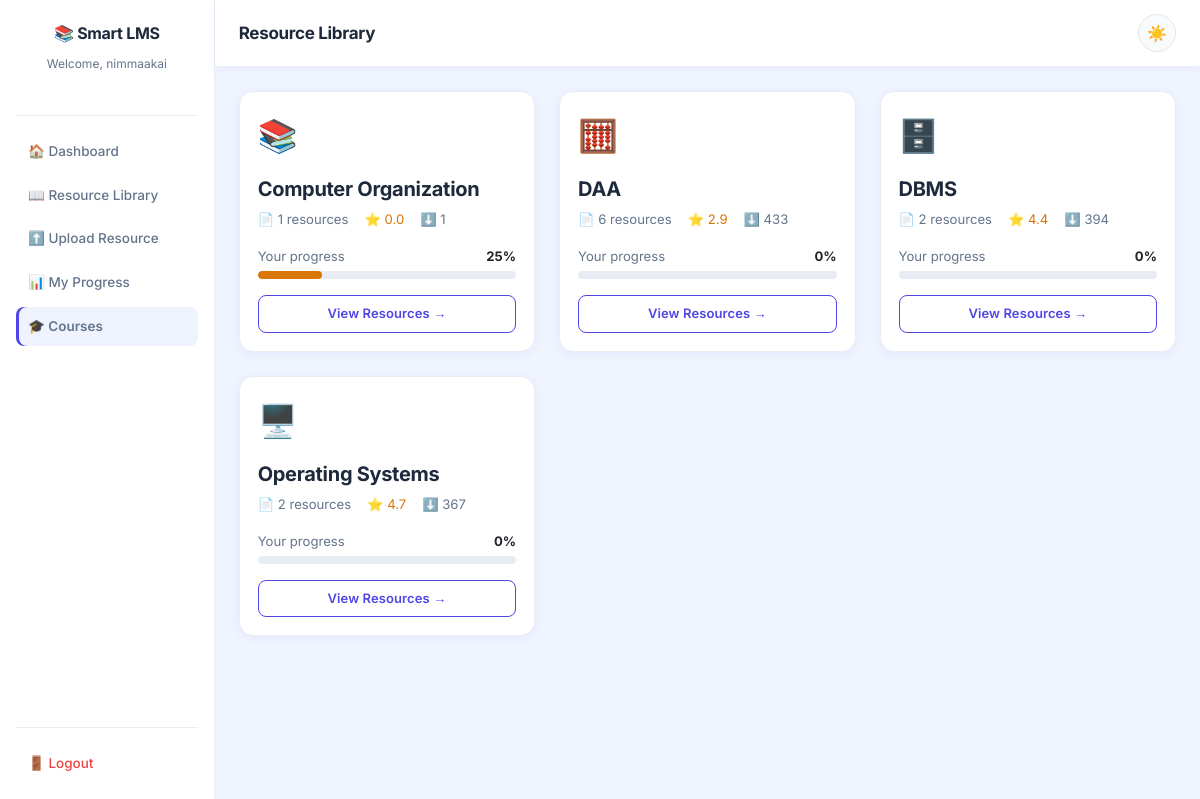
Page /courses (signed in) on the committed database.
### tables this page shows
CREATE TABLE resources (
            resource_id  INTEGER PRIMARY KEY AUTOINCREMENT,
            title        TEXT NOT NULL,
            description  TEXT,
            type         TEXT NOT NULL,
            course       TEXT NOT NULL,
            difficulty   TEXT NOT NULL,
            file_path    TEXT,
            rating       REAL DEFAULT 0,
            downloads    INTEGER DEFAULT 0,
            uploaded_at  TIMESTAMP DEFAULT CURRENT_TIMESTAMP
        );

CREATE TABLE progress (
            progress_id           INTEGER PRIMARY KEY AUTOINCREMENT,
            student_id            INTEGER NOT NULL,
            course                TEXT NOT NULL,
            completion_percentage REAL DEFAULT 0,
            last_updated          TIMESTAMP DEFAULT CURRENT_TIMESTAMP,
            FOREIGN KEY (student_id) REFERENCES students(student_id)
        );

### app.py (the view)
@app.route('/courses')
def courses():
    if 'student_id' not in session:
        return redirect(url_for('login'))
    from database.db import get_courses, get_resources_by_course, get_student_progress
    all_courses      = get_courses()
    student_id       = session['student_id']
    progress_data    = get_student_progress(student_id)
    progress_map     = {
        p['course']: p['completion_percentage']
        for p in progress_data
    }
    selected_course  = request.args.get('course', '')
    course_resources = []
    if selected_course:
        course_resources = get_resources_by_course(selected_course)
    return render_template('courses.html',
                           student_name=session['student_name'],
                           courses=all_courses,
                           progress_map=progress_map,
                           selected_course=selected_course,
                           course_resources=course_resources)

### database/db.py (called while the page is built)
def get_connection():
    conn = sqlite3.connect(DB_PATH)
    conn.row_factory = sqlite3.Row
    return conn

def get_student_progress(student_id):
    conn = get_connection()
    cursor = conn.cursor()
    cursor.execute('''
        SELECT course, completion_percentage
        FROM progress
        WHERE student_id = ?
        ORDER BY course
    ''', (student_id,))
    progress = cursor.fetchall()
    conn.close()
    return progress

def get_courses():
    conn   = get_connection()
    cursor = conn.cursor()
    cursor.execute('''
        SELECT
            course,
            COUNT(*)       AS resource_count,
            AVG(rating)    AS avg_rating,
            SUM(downloads) AS total_downloads
        FROM resources
        GROUP BY course
        ORDER BY course
    ''')
    courses = cursor.fetchall()
    conn.close()
    return courses

### templates/courses.html (shortened to what this page needs)
{% extends 'base.html' %}
{% block content %}
<div class="d-flex" style="min-height: 100vh;">
    <div class="sidebar d-flex flex-column p-3" style="width: 240px; min-height: 100vh; background-color: #1e293b;">
        <div class="text-center mb-4 mt-2">
            <h5 class="text-white fw-bold">📚 Smart LMS</h5>
            <small class="text-secondary">Welcome, {{ student_name }}</small>
        </div>
        <hr class="text-secondary">
        <nav class="nav flex-column gap-1">
            <a href="/dashboard"  class="nav-link text-secondary">🏠 Dashboard</a>
            <a href="/library"    class="nav-link text-secondary">📖 Resource Library</a>
            <a href="/upload"     class="nav-link text-secondary">⬆️ Upload Resource</a>
            <a href="/progress"   class="nav-link text-secondary">📊 My Progress</a>
            <a href="/courses"    class="nav-link text-white active-link">🎓 Courses</a>
        </nav>
        <div class="mt-auto">
            <hr class="text-secondary">
            <a href="/logout" class="nav-link text-danger">🚪 Logout</a>
        </div>
    </div>
    <div class="flex-grow-1 bg-light">
        <nav class="navbar navbar-light bg-white border-bottom px-4 py-3 d-flex justify-content-between align-items-center">
            <span class="navbar-brand mb-0 h5 fw-bold">Resource Library</span>
            <button id="theme-toggle"
                    class="btn btn-sm theme-toggle-btn"
                    title="Toggle dark/light mode">
                <span id="theme-icon">🌙</span>
            </button>
        </nav>
        <div class="p-4">
            <div class="row g-4 mb-4">
                {% if courses %}
                    {% for course in courses %}
                    <div class="col-md-4">
                        <div class="card border-0 shadow-sm h-100">
                            <div class="card-body p-4">
                                <div class="mb-3" style="font-size: 2rem;">
                                    {% if 'OS' in course['course'] or 'Operating' in course['course'] %}
                                        🖥️
                                    {% elif 'DAA' in course['course'] or 'Algorithm' in course['course'] %}
                                        🧮
                                    {% elif 'DBMS' in course['course'] or 'Database' in course['course'] %}
                                        🗄️
                                    {% elif 'Math' in course['course'] %}
                                        📐
                                    {% elif 'Science' in course['course'] %}
                                        🔬
                                    {% else %}
                                        📚
                                    {% endif %}
                                </div>
                                <h5 class="fw-bold">{{ course['course'] }}</h5>
                                <div class="d-flex gap-3 mb-3">
                                    <small class="text-muted">
                                        📄 {{ course['resource_count'] }} resources
                                    </small>
                                    <small class="text-warning">
                                        ⭐ {{ "%.1f"|format(course['avg_rating'] or 0) }}
                                    </small>
                                    <small class="text-muted">
                                        ⬇️ {{ course['total_downloads'] }}
                                    </small>
                                </div>
                                {% set pct = progress_map.get(course['course'], 0) %}
                                <div class="mb-1 d-flex justify-content-between">
                                    <small class="text-muted">Your progress</small>
                                    <small class="fw-bold">{{ pct|int }}%</small>
                                </div>
                                <div class="progress mb-3" style="height: 8px;">
                                    <div class="progress-bar
                                        {% if pct >= 70 %}bg-success
                                        {% elif pct >= 40 %}bg-primary
                                        {% else %}bg-warning{% endif %}"
                                         style="width: {{ pct }}%">
                                    </div>
                                </div>
                                <a href="/courses?course={{ course['course'] }}"
                                   class="btn btn-outline-primary btn-sm w-100">
                                    View Resources →
                                </a>
                            </div>
                        </div>
                    </div>
                    {% endfor %}
                {% endif %}
            </div>
        </div>
    </div>
</div>
{% endblock %}

### static/css/style.css (style rules this page uses)
*, *::before, *::after { transition: background-color 0.15s ease, color 0.15s ease, border-color 0.15s ease, box-shadow 0.15s ease !important; }
* { margin: 0; padding: 0; box-sizing: border-box; }
body { font-family: 'Inter', 'Segoe UI', sans-serif; background-color: #f0f4ff; color: #1e293b; font-size: 15px; line-height: 1.6; }
.sidebar { background: #ffffff !important; border-right: 1px solid #e8ecf4; box-shadow: 2px 0 12px rgba(79, 70, 229, 0.06); }
.sidebar h5 { color: #1e293b !important; font-weight: 700; font-size: 16px; letter-spacing: -0.3px; }
.sidebar small { color: #64748b !important; font-size: 12px; }
.sidebar hr { border-color: #e8ecf4 !important; opacity: 1; }
.sidebar .nav-link { color: #64748b !important; font-size: 13.5px; font-weight: 500; padding: 9px 12px; border-radius: 8px; transition: all 0.18s ease; display: flex; align-items: center; gap: 8px; }
.active-link { background-color: #eff3ff !important; color: #4f46e5 !important; font-weight: 600 !important; box-shadow: inset 3px 0 0 #4f46e5; }
.sidebar .nav-link.text-danger { color: #ef4444 !important; }
.navbar { background: #ffffff !important; border-bottom: 1px solid #e8ecf4 !important; box-shadow: 0 2px 8px rgba(79, 70, 229, 0.05); padding: 14px 24px !important; }
.navbar .navbar-brand { color: #1e293b !important; font-weight: 700; font-size: 17px; letter-spacing: -0.3px; }
.card { border: 1px solid #e8ecf4 !important; border-radius: 14px !important; box-shadow: 0 2px 10px rgba(79, 70, 229, 0.06) !important; transition: transform 0.2s ease, box-shadow 0.2s ease !important; background: #ffffff !important; }
.card-body { padding: 18px !important; }
.btn { font-weight: 600; font-size: 13px; border-radius: 8px !important; padding: 8px 16px; transition: all 0.18s ease; letter-spacing: 0.1px; }
.btn-outline-primary { color: #4f46e5 !important; border-color: #4f46e5 !important; background: transparent !important; }
.bg-warning { background: #fef9c3 !important; color: #b45309 !important; }
.progress { background: #e8ecf4 !important; border-radius: 20px !important; overflow: hidden; }
.progress-bar { background: #4f46e5 !important; border-radius: 20px !important; transition: width 0.6s ease; }
.progress-bar.bg-warning { background: #d97706 !important; }
.flex-grow-1.bg-light { background: #f0f4ff !important; }
h1, h2, h3, h4, h5, h6 { font-weight: 700; letter-spacing: -0.3px; color: #1e293b; }
.text-muted { color: #64748b !important; }
.text-danger { color: #dc2626 !important; }
.text-warning { color: #d97706 !important; }
.shadow-sm { box-shadow: 0 2px 10px rgba(79, 70, 229, 0.07) !important; }
.border-bottom { border-bottom: 1px solid #e8ecf4 !important; }
hr { border-color: #e8ecf4; opacity: 1; }
.theme-toggle-btn { width: 38px; height: 38px; border-radius: 50% !important; border: 1px solid #e2e8f0 !important; background: #f8fafc !important; font-size: 16px; display: flex; align-items: center; justify-content: center; cursor: pointer; transition: all 0.2s ease; padding: 0 !important; }

### rows in the picture
resources: course "Computer Organization", resource_count "1", rating "0.0", total_downloads "1"
progress: completion_percentage "25"

### other values in the picture
{{ student_name }} "nimmaakai"
{{ course['course'] }} "DAA" "DBMS" "Operating Systems"
{{ course['resource_count'] }} "6" "2" "2"
{{ "%.1f"|format(course['avg_rating'] or 0) }} "2.9" "4.4" "4.7"
{{ course['total_downloads'] }} "433" "394" "367"
{{ pct|int }} "0" "0" "0"
